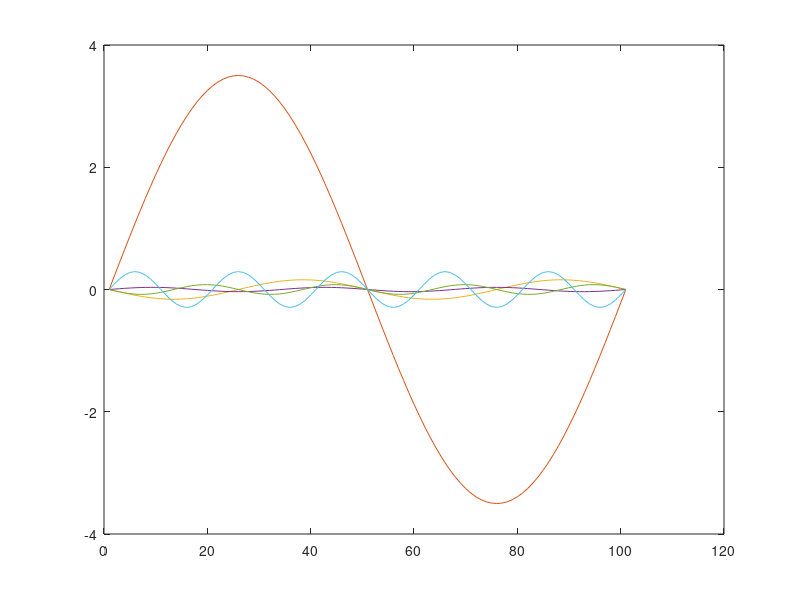

The MATLAB script that drew this image:
N=100;
K=5;
Y1=zeros(N,K);
Y2=zeros(N,K);
Y3=zeros(N,K);
Y4=zeros(N,K);
for n=0:N 
  
    
for k=0:K
    Y3(n+1,k+1)=(-1)*(1/(pi*k))*sin((2*k*pi*n)/N);
    if ((-1)^(k) > 0)
        Y1(n+1,k+1)=0;
        Y2(n+1,k+1)=0;
    else
        Y1(n+1,k+1)=(8/pi)*(((-1)^((k-1)/2))/k^2)*sin((2*k*pi*n)/N);
        Y2(n+1,k+1)=(4/(pi*k))*sin((2*k*pi*n)/N);

    end
    Y4(n+1,k+1)=Y1(n+1,k+1)+Y2(n+1,k+1)+Y3(n+1,k+1);
end

end

plot(Y4);